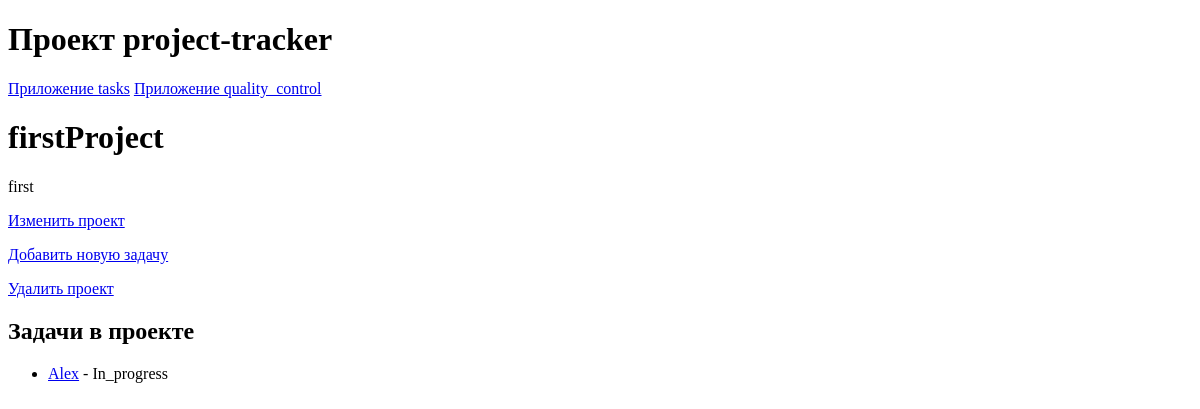
The app's page /projects/1/, older data.
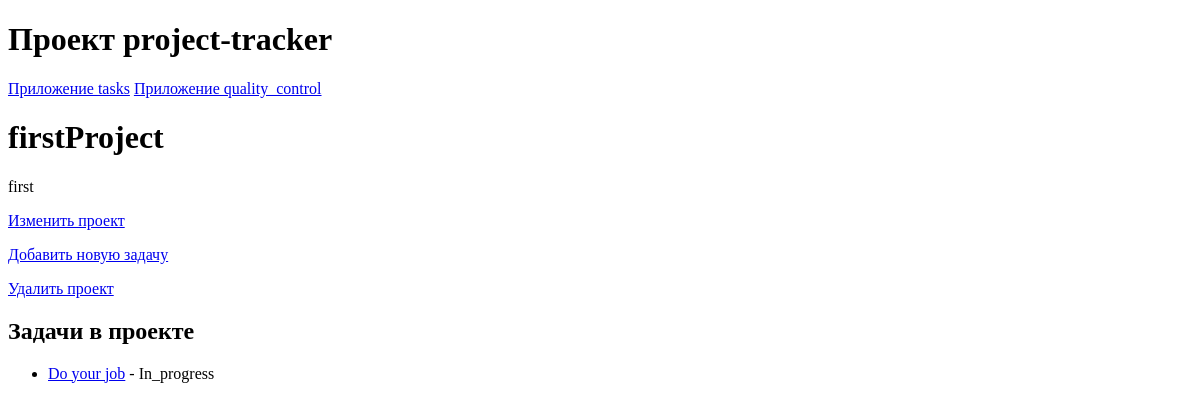
The same page, newer data.
### tasks/models.py (models this page shows, shortened)
class Project(models.Model):
    name = models.CharField(max_length=100)
    description = models.TextField()
    created_at = models.DateTimeField(auto_now_add=True)

class Task(models.Model):
    STATUS_CHOICES = [
        ('New', 'Новая'),
        ('In_progress', 'В работе'),
        ('Completed', 'Завершена'),
    ]
    project = models.ForeignKey(
        Project,
        related_name='tasks',
        on_delete=models.CASCADE
    )
    name = models.CharField(max_length=100)
    description = models.TextField()
    created_at = models.DateTimeField(auto_now_add=True)
    updated_at = models.DateTimeField(auto_now=True)
    assignee = models.ForeignKey(
        User,
        related_name='tasks',
        on_delete=models.SET_NULL,
        null=True,
        blank=True
    )
    status = models.CharField(
        max_length=50,
        choices=STATUS_CHOICES,
        default='New',
    )

### tasks/views.py (the view)
# urls.py: path('projects/<int:project_id>/', views.ProjectDetailView.as_view(), name='project_detail'),
class ProjectDetailView(DetailView):
    model = Project
    pk_url_kwarg = 'project_id'
    template_name = 'tasks/project_detail.html'

### tasks/templates/tasks/project_detail.html
{% extends 'base/base.html' %} {% block content %}
<h1>{{ project.name }}</h1>
<p>{{ project.description }}</p>
<p><a href="{% url 'tasks:update_project' project.id %}">Изменить проект</a></p>
<p>
  <a href="{% url 'tasks:add_task_to_project' project.id %}"
    >Добавить новую задачу</a
  >
</p>
<p>
  <a
    href="{% url 'tasks:delete_project' project.id %}"
    onclick="return confirm('Вы уверены, что хотите удалить этот проект?');"
    >Удалить проект</a
  >
</p>
<h2>Задачи в проекте</h2>
<ul>
  {% for task in project.tasks.all %}
  <li>
    <a href="{% url 'tasks:task_detail' project.id task.id %}"
      >{{ task.name }}</a
    >
    - {{ task.status }}
  </li>
  {% empty %}
  <li>В этом проекте пока нет задач.</li>
  {% endfor %}
</ul>
{% endblock %}

### templates/base/base.html (shortened to what this page needs)
<!DOCTYPE html>
<html lang="en">
  <head>
  </head>
  <body>
    <header>
      <h1>Проект project-tracker</h1>
    </header>
    {% include 'base/nav.html' only with param='Django' %}
    <main>
      {% block content %}{% endblock %}
    </main>
  </body>
</html>

### templates/base/nav.html
<nav>
  <a href="{% url 'tasks:index' %}">Приложение tasks</a>
  <a href="{% url 'quality_control:index' %}">Приложение quality_control</a>
</nav>

Row changes from the older to the newer data that the page shows:
changed Task "In_progress": name "Alex" → "Do your job"
